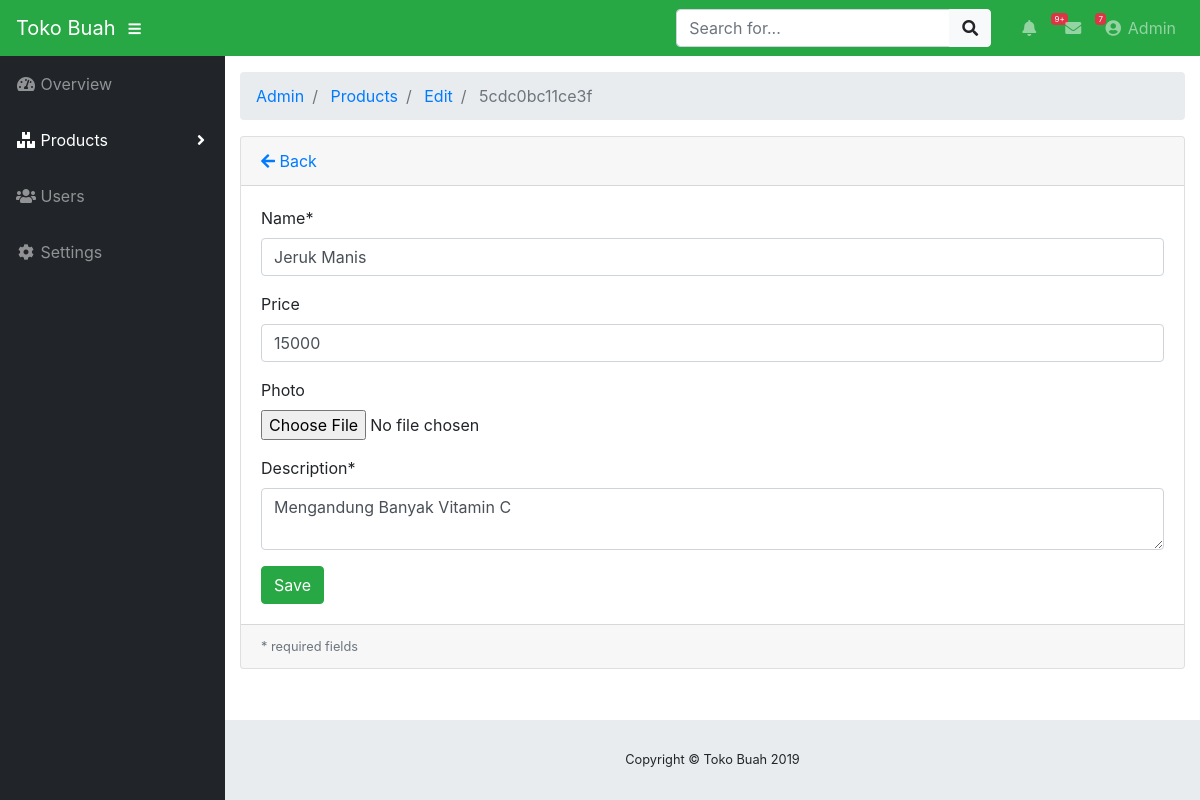
/index.php/admin/products/edit/5cdc0bc11ce3f, run on the app's committed database.
### tables this page shows
CREATE TABLE `products` (
  `product_id` varchar(64) NOT NULL,
  `name` varchar(255) NOT NULL,
  `price` int(11) NOT NULL,
  `image` varchar(255) NOT NULL DEFAULT 'default.jpg',
  `description` text NOT NULL
);

### application/controllers/admin/Products.php (called while the page is built, shortened)
<?php defined('BASEPATH') OR exit('No direct script access allowed');
 class Products extends CI_Controller{
     public function __construct() {
         $this->load->model("product_model");
         $this->load->library('form_validation');
     }
     public function edit($id = null){
            $product = $this->product_model;
            $data["product"] = $product->getById($id);
            $this->load->view("admin/product/edit_form", $data);
     }
 }

### index.php (called while the page is built, shortened)
<?php
require_once BASEPATH.'core/CodeIgniter.php';

### application/models/Product_model.php (called while the page is built, shortened)
<?php defined('BASEPATH') OR exit('No direct script access allowed');
class Product_model extends CI_Model{
    private $_table ="products";
    public function getById($id){
        return $this->db->get_where($this->_table,["product_id"=>$id])->row();
    }
}

### application/views/admin/product/edit_form.php (the view, shortened to what this page needs)
<!DOCTYPE html>
<html lang="en">
<head>
</head>
<body id="page-top">
	<div id="wrapper">
		<div id="content-wrapper">
			<div class="container-fluid">
				<div class="card mb-3">
					<div class="card-header">
						<a href="<?php echo site_url('admin/products/') ?>"><i class="fas fa-arrow-left"></i>
							Back</a>
					</div>
					<div class="card-body">
						<form action="<?php base_url('admin/product/edit') ?>" method="post" enctype="multipart/form-data">
							<div class="form-group">
								<label for="name">Name*</label>
								<input class="form-control <?php echo form_error('name') ? 'is-invalid':'' ?>"
								 type="text" name="name" placeholder="Product name" value="<?php echo $product->name ?>" />
							</div>
							<div class="form-group">
								<label for="price">Price</label>
								<input class="form-control <?php echo form_error('price') ? 'is-invalid':'' ?>"
								 type="number" name="price" min="0" placeholder="Product price" value="<?php echo $product->price ?>" />
							</div>
							<div class="form-group">
								<label for="name">Photo</label>
								<input class="form-control-file <?php echo form_error('image') ? 'is-invalid':'' ?>"
								 type="file" name="image" />
							</div>
							<div class="form-group">
								<label for="name">Description*</label>
								<textarea class="form-control <?php echo form_error('description') ? 'is-invalid':'' ?>"
								 name="description" placeholder="Product description..."><?php echo $product->description ?></textarea>
							</div>
							<input class="btn btn-success" type="submit" name="btn" value="Save" />
						</form>
					</div>
					<div class="card-footer small text-muted">
						* required fields
					</div>
				</div>
			</div>
		</div>
</body>
</html>

### data on the page
products: name "Jeruk Manis", price "15000", description "Mengandung Banyak Vitamin C"

### other printed values
SITE_NAME "Toko Buah"
$segment "Admin"
$segment "Products"
$segment "Edit"
$segment "5cdc0bc11ce3f"
Date('Y') "2019"
